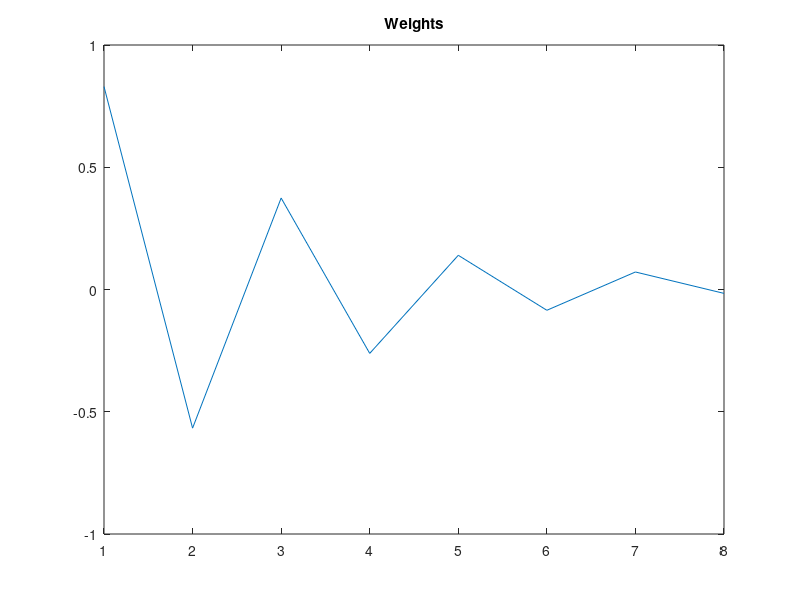

Recreate this plot in MATLAB.
clear
itn = 4e3; % # of data samples.... 4000 symbols

SNR_dB=10; 
%SNR_dB=15;
%SNR_dB=10; 
sigman2 = 10^(-SNR_dB/10); 
sigman=sqrt(sigman2);

ch = [1 0.8]; % channel coefficients
N = 8; %number of taps
mu=.01; % step size

runs = 1; % number of independent trials

xi=zeros(itn,1);
for k=1:runs
    inphase=(randi(2,itn,1)-1)*2-1; %%inphase modulation
    quad1 = (randi(2,itn,1)-1)*2-1; %%quad component
    quad= 1j*quad1; %%quad modulation
    inphaseBits = (inphase>0); %%inphase bits
    quadBits = (quad1>0);      %%quad bits
    x = (inphase + quad)/sqrt(2);  %%qpsk signal
    noise = sigman*(randn(itn,1)+1j*randn(itn,1))/sqrt(2);
    d = filter(ch,1,x) + noise; % output signal without equalizer
    d_inphase = real(d);   % real component W/O equalizer
    d_quad = imag(d);   % imaginary component W/O equalizer
    d_inphase_bits =(d_inphase>0); % real bits without equalizer
    d_quad_bits =(d_quad>0); % quad bits without equalizer
    d_inphase_error = sum(abs(d_inphase_bits-inphaseBits)); %inphase bit error 
    d_quad_error = sum(abs(d_quad_bits-quadBits)); %inphase bit error
    d_total_error = (d_quad_error + d_inphase_error)/(2*itn); %  8kbits = 4000 symbols
    %%d_inphase = filter(ch,1,inphase) + noise; %%inphase without equalizer
    weights = zeros(N,1);

    for n=N:itn; %%for n = 8:4000????
    xtdl = d(n:-1:n-N+1); %%y(t)???
    xout(n) = weights' * xtdl; % output signal w/ equalizer  (w' * y_k)
    e = x(n) - xout(n);    %% e = x_k - w_k'y_k = error
    xi(n) = xi(n) + abs(e)^2;  %% MSE ???
   weights = weights + mu * conj(e) * xtdl; %% w(t+1) = w(t) + mu * e* * y(t)
   
    end
end

xoutT = transpose(xout);  %%output with eq transpose
eq_inphase = real(xoutT); %inphase component
eq_quad = imag(xoutT);
eq_inphase_bits = (eq_inphase>0);
eq_quad_bits = (eq_quad>0);
eq_inphase_error = sum(abs(eq_inphase_bits - inphaseBits)); %eq inphase bit error 
eq_quad_error = sum(abs(eq_quad_bits-quadBits)); %eq inphase bit error
eq_total_error =(eq_inphase_error+eq_quad_error)/(2*itn);

xi=xi/runs;
realweights = real(weights);
a = d(3901:4000); %%last 100 symbols of NO EQ
a_real= real(a);  %%last 100 symbols of inphase NO EQ
a1= xout(3901:4000); %last 100 symbols WITH EQ
a1_real = real(a1);  %last 100 symbols of inphase WITH EQ
samples = [1:4000];
last100samples = samples(3901:4000);
%plot (last100samples, a_real,'b',last100samples, a1_real, 'r')
%title('Equalizer vs No Equalizer')
%xlabel('blue=no EQ   red=EQ'); ylabel('In Phase component')

x2 = [1:8];
figure
plot(x2, realweights)
title('Weights')

%%semilogy(xi,'k');
%%xlabel('No. of iterations'); ylabel('MSE')
